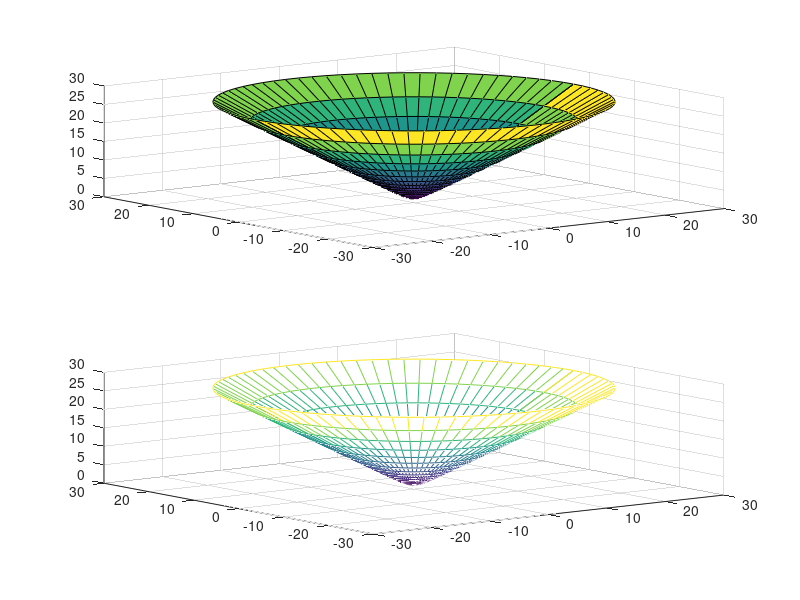

The MATLAB source for this figure:
u=linspace(-4,4,40);
v=linspace(0,pi,40);
[u,v] = meshgrid(u,v);
x = sinh(u).*cos(v);
y =	sinh(u).*sin(v);
z = cosh(u);
surf(x,y,z);
hold on;
x1 = sinh(u).*cos(v);
y1 =	sinh(u).*sin(v);
z1 = -cosh(u);
surf(x1,y1,z1);

xlabel('x');
ylabel('y');
zlabel('z');
subplot (2, 1, 1)
surf(x,y,z);%preenche a figura
subplot (2, 1, 2);
mesh(x,y,z);


